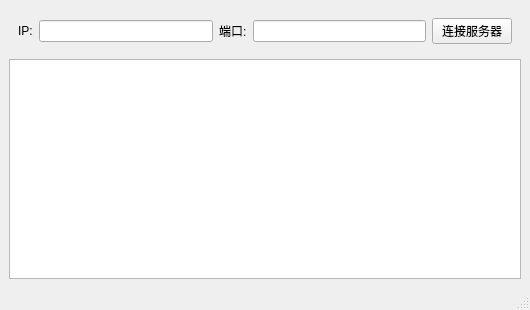
<?xml version="1.0" encoding="UTF-8"?>
<ui version="4.0">
 <class>MainWindow</class>
 <widget class="QMainWindow" name="MainWindow">
  <property name="geometry">
   <rect>
    <x>0</x>
    <y>0</y>
    <width>530</width>
    <height>310</height>
   </rect>
  </property>
  <property name="windowTitle">
   <string>MainWindow</string>
  </property>
  <widget class="QWidget" name="centralwidget">
   <layout class="QVBoxLayout" name="verticalLayout">
    <item>
     <widget class="QWidget" name="widget" native="true">
      <layout class="QHBoxLayout" name="horizontalLayout">
       <item>
        <widget class="QLabel" name="label">
         <property name="text">
          <string>IP:</string>
         </property>
        </widget>
       </item>
       <item>
        <widget class="QLineEdit" name="ip"/>
       </item>
       <item>
        <widget class="QLabel" name="label_2">
         <property name="text">
          <string>端口:</string>
         </property>
        </widget>
       </item>
       <item>
        <widget class="QLineEdit" name="port"/>
       </item>
       <item>
        <widget class="QPushButton" name="connect">
         <property name="text">
          <string>连接服务器</string>
         </property>
        </widget>
       </item>
      </layout>
     </widget>
    </item>
    <item>
     <widget class="QTextEdit" name="msg"/>
    </item>
   </layout>
  </widget>
  <widget class="QMenuBar" name="menubar">
   <property name="geometry">
    <rect>
     <x>0</x>
     <y>0</y>
     <width>530</width>
     <height>26</height>
    </rect>
   </property>
  </widget>
  <widget class="QStatusBar" name="statusbar"/>
 </widget>
 <resources/>
 <connections/>
</ui>
